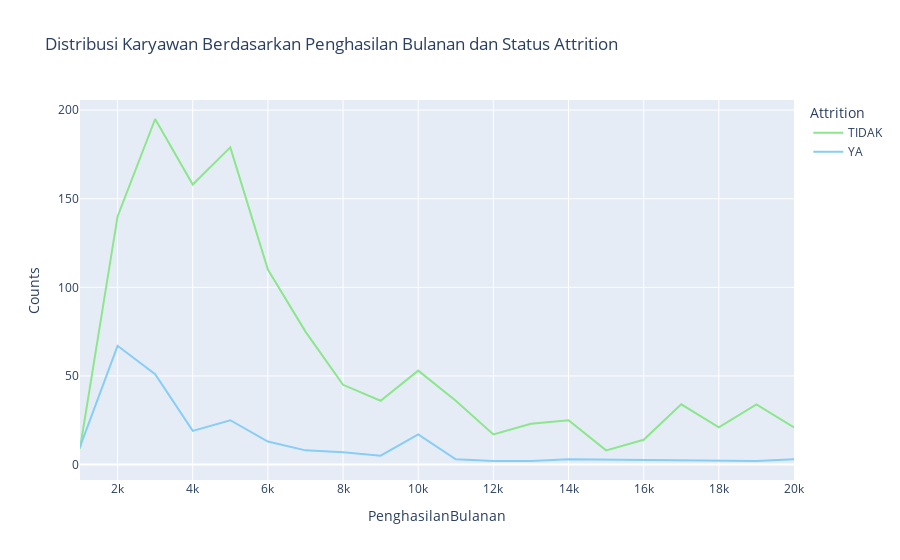

Notebook code for this chart:
### Markdown cell above
### Question 2: Apakah pendapatan merupakan faktor utama yang menyebabkan keluarnya karyawan?

### Code cell
# Group data by PenghasilanBulanan (dibulatkan) dan Attrition
rate_att = (
    df.assign(PenghasilanBulanan=df['PenghasilanBulanan'].round(-3))   # langsung bulatkan
      .groupby(['PenghasilanBulanan','Attrition'])
      .size()
      .reset_index(name='Counts')   # reset index supaya jadi kolom biasa
)

# Buat line plot
fig = px.line(
    rate_att, 
    x='PenghasilanBulanan', 
    y='Counts', 
    color='Attrition',
    title='Distribusi Karyawan Berdasarkan Penghasilan Bulanan dan Status Attrition',
    color_discrete_sequence=['#8CE68C', '#87CDF6']
)

fig.show()

### Figure 1 — Plotly figure (JSON) as saved in the notebook; plotly's stock layout.template omitted (floating-point values rounded to 4 significant figures)
{"data": [{"hovertemplate": "Attrition=TIDAK<br>PenghasilanBulanan=%{x}<br>Counts=%{y}<extra></extra>", "legendgroup": "TIDAK", "line": {"color": "#8CE68C", "dash": "solid"}, "marker": {"symbol": "circle"}, "mode": "lines", "name": "TIDAK", "orientation": "v", "showlegend": true, "type": "scatter", "x": [1000, 2000, 3000, 4000, 5000, 6000, 7000, 8000, 9000, 10000, 11000, 12000, 13000, 14000, 15000, 16000, 17000, 18000, 19000, 20000], "xaxis": "x", "y": [9, 140, 195, 158, 179, 110, 75, 45, 36, 53, 36, 17, 23, 25, 8, 14, 34, 21, 34, 21], "yaxis": "y"}, {"hovertemplate": "Attrition=YA<br>PenghasilanBulanan=%{x}<br>Counts=%{y}<extra></extra>", "legendgroup": "YA", "line": {"color": "#87CDF6", "dash": "solid"}, "marker": {"symbol": "circle"}, "mode": "lines", "name": "YA", "orientation": "v", "showlegend": true, "type": "scatter", "x": [1000, 2000, 3000, 4000, 5000, 6000, 7000, 8000, 9000, 10000, 11000, 12000, 13000, 14000, 19000, 20000], "xaxis": "x", "y": [10, 67, 51, 19, 25, 13, 8, 7, 5, 17, 3, 2, 2, 3, 2, 3], "yaxis": "y"}], "layout": {"legend": {"title": {"text": "Attrition"}, "tracegroupgap": 0}, "title": {"text": "Distribusi Karyawan Berdasarkan Penghasilan Bulanan dan Status Attrition"}, "xaxis": {"anchor": "y", "domain": [0, 1], "title": {"text": "PenghasilanBulanan"}}, "yaxis": {"anchor": "x", "domain": [0, 1], "title": {"text": "Counts"}}}}
